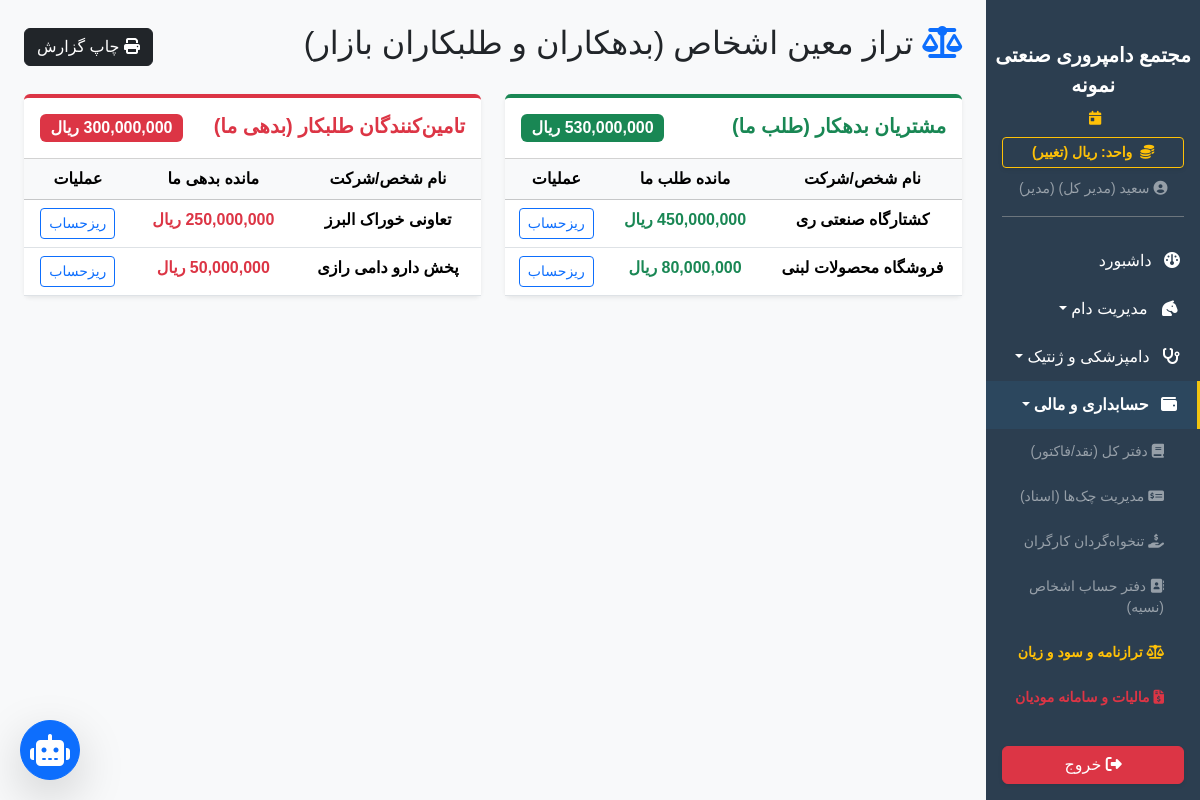
The page /finance/contacts/ledger (signed in) on the database as committed earlier.
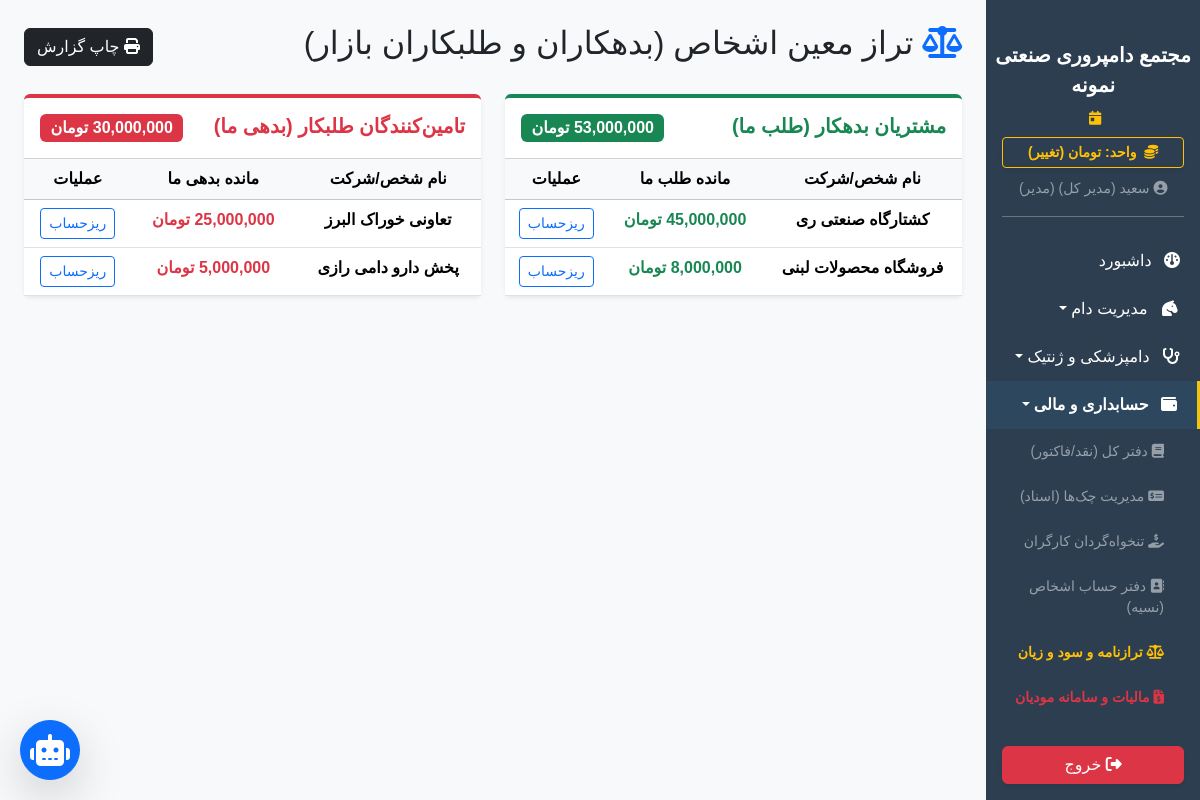
The same page on the database as committed later.
### app/models.py (models this page shows)
class SystemSetting(db.Model):
    id = db.Column(db.Integer, primary_key=True)
    key = db.Column(db.String(50), unique=True, nullable=False)
    value = db.Column(db.String(255), nullable=False)
    description = db.Column(db.String(255), nullable=True)

class Contact(db.Model):
    id = db.Column(db.Integer, primary_key=True)
    name = db.Column(db.String(150), nullable=False) # نام شخص، قصابی یا کارخانه
    phone = db.Column(db.String(20), nullable=True)
    contact_type = db.Column(db.String(50), default='عمومی') # مشتری، تامین‌کننده خوراک
    economic_code = db.Column(db.String(50), nullable=True)
    bank_card = db.Column(db.String(30), nullable=True)
    balance = db.Column(db.Float, default=0.0)
    created_at = db.Column(db.DateTime, default=datetime.utcnow)
    transactions = db.relationship('Transaction', backref='contact', lazy=True)
    cheques = db.relationship('Cheque', backref='contact', lazy=True)
    documents = db.relationship('ContactDocument', backref='contact', lazy=True, cascade="all, delete-orphan")

### app/blueprints/finance.py (the view)
@finance_bp.route('/contacts/ledger')
@login_required
def contacts_ledger():
    all_contacts = Contact.query.all()
    debtors = [c for c in all_contacts if c.balance > 0] # کسانی که به ما بدهکارند (طلب ما)
    creditors = [c for c in all_contacts if c.balance < 0] # کسانی که ما به آنها بدهکاریم
    total_debtors = sum(c.balance for c in debtors)
    total_creditors = abs(sum(c.balance for c in creditors))
    return render_template('finance/ledger_balance.html',
                           debtors=debtors, creditors=creditors,
                           total_debtors=total_debtors, total_creditors=total_creditors)

### app/__init__.py (called while the page is built)
def get_system_setting(key, default):
    from app.models import SystemSetting
    s = SystemSetting.query.filter_by(key=key).first()
    return s.value if s else default

### app/blueprints/dashboard.py (called while the page is built)
@dashboard_bp.app_context_processor
def inject_settings():
    try:
        all_settings = {s.key: s.value for s in SystemSetting.query.all()}
    except:
        all_settings = {}
    return dict(system_settings=all_settings)

### app/templates/finance/ledger_balance.html
{% extends 'base.html' %}
{% block content %}
<div class="d-flex justify-content-between align-items-center mb-4 no-print">
    <h2><i class="fa-solid fa-scale-balanced text-primary"></i> تراز معین اشخاص (بدهکاران و طلبکاران بازار)</h2>
    <button onclick="window.print()" class="btn btn-dark"><i class="fa-solid fa-print"></i> چاپ گزارش</button>
</div>
<div class="row g-4">
    <div class="col-md-6">
        <div class="card border-0 shadow-sm border-top border-success border-4">
            <div class="card-header bg-white py-3 d-flex justify-content-between">
                <h5 class="mb-0 fw-bold text-success">مشتریان بدهکار (طلب ما)</h5>
                <span class="badge bg-success fs-6">{{ total_debtors|currency }}</span>
            </div>
            <div class="card-body p-0">
                <table class="table table-hover text-center mb-0">
                    <thead class="table-light"><tr><th>نام شخص/شرکت</th><th>مانده طلب ما</th><th>عملیات</th></tr></thead>
                    <tbody>
                        {% for d in debtors %}
                        <tr>
                            <td class="fw-bold">{{ d.name }}</td>
                            <td class="text-success fw-bold">{{ d.balance|currency }}</td>
                            <td><a href="{{ url_for('finance.contact_profile', id=d.id) }}" class="btn btn-sm btn-outline-primary">ریزحساب</a></td>
                        </tr>
                        {% endfor %}
                    </tbody>
                </table>
            </div>
        </div>
    </div>
    <div class="col-md-6">
        <div class="card border-0 shadow-sm border-top border-danger border-4">
            <div class="card-header bg-white py-3 d-flex justify-content-between">
                <h5 class="mb-0 fw-bold text-danger">تامین‌کنندگان طلبکار (بدهی ما)</h5>
                <span class="badge bg-danger fs-6">{{ total_creditors|currency }}</span>
            </div>
            <div class="card-body p-0">
                <table class="table table-hover text-center mb-0">
                    <thead class="table-light"><tr><th>نام شخص/شرکت</th><th>مانده بدهی ما</th><th>عملیات</th></tr></thead>
                    <tbody>
                        {% for c in creditors %}
                        <tr>
                            <td class="fw-bold">{{ c.name }}</td>
                            <td class="text-danger fw-bold">{{ (c.balance|abs)|currency }}</td>
                            <td><a href="{{ url_for('finance.contact_profile', id=c.id) }}" class="btn btn-sm btn-outline-primary">ریزحساب</a></td>
                        </tr>
                        {% endfor %}
                    </tbody>
                </table>
            </div>
        </div>
    </div>
</div>
{% endblock %}

### app/templates/base.html (shortened to what the changed rows need)
<!DOCTYPE html>
<html lang="fa" dir="rtl">
<head>
    <link href="https://cdn.jsdelivr.net/gh/rastikerdar/vazirmatn@v33.003/Vazirmatn-font-face.css" rel="stylesheet">
    <link rel="stylesheet" href="https://unpkg.com/persian-datepicker@1.2.0/dist/css/persian-datepicker.min.css">
    <link rel="stylesheet" href="https://cdn.jsdelivr.net/npm/bootstrap@5.3.2/dist/css/bootstrap.rtl.min.css">
    <link rel="stylesheet" href="https://cdnjs.cloudflare.com/ajax/libs/font-awesome/6.4.2/css/all.min.css">
    <link rel="stylesheet" href="{{ url_for('static', filename='css/style.css') }}">
</head>
<body>
    <div class="d-flex" id="wrapper">
        <div class="sidebar-bg d-flex flex-column" id="sidebar-wrapper">
            <div class="px-3 mb-2">
                <a href="{{ url_for('dashboard.toggle_currency') }}" class="btn btn-sm btn-outline-warning w-100 fw-bold shadow-sm">
                    <i class="fa-solid fa-coins me-1"></i> واحد: {{ get_system_currency_from_settings() }} (تغییر)
                </a>
            </div>
        </div>
        <div id="page-content-wrapper" class="w-100 bg-light" style="overflow-x: hidden;">
            <div class="container-fluid p-4">{% block content %}{% endblock %}</div>
        </div>
    </div>
</body>
</html>

Rows that differ between the two databases and show on the page:
changed SystemSetting: value "ریال" → "تومان"; value "530,000,000 ریال" → "53,000,000 تومان"; value "300,000,000 ریال" → "30,000,000 تومان"
changed Contact "کشتارگاه صنعتی ری": balance "450,000,000 ریال" → "45,000,000 تومان"
changed Contact "فروشگاه محصولات لبنی": balance "80,000,000 ریال" → "8,000,000 تومان"
changed Contact "تعاونی خوراک البرز": balance.value "250,000,000 ریال" → "25,000,000 تومان"
changed Contact "پخش دارو دامی رازی": balance.value "50,000,000 ریال" → "5,000,000 تومان"
